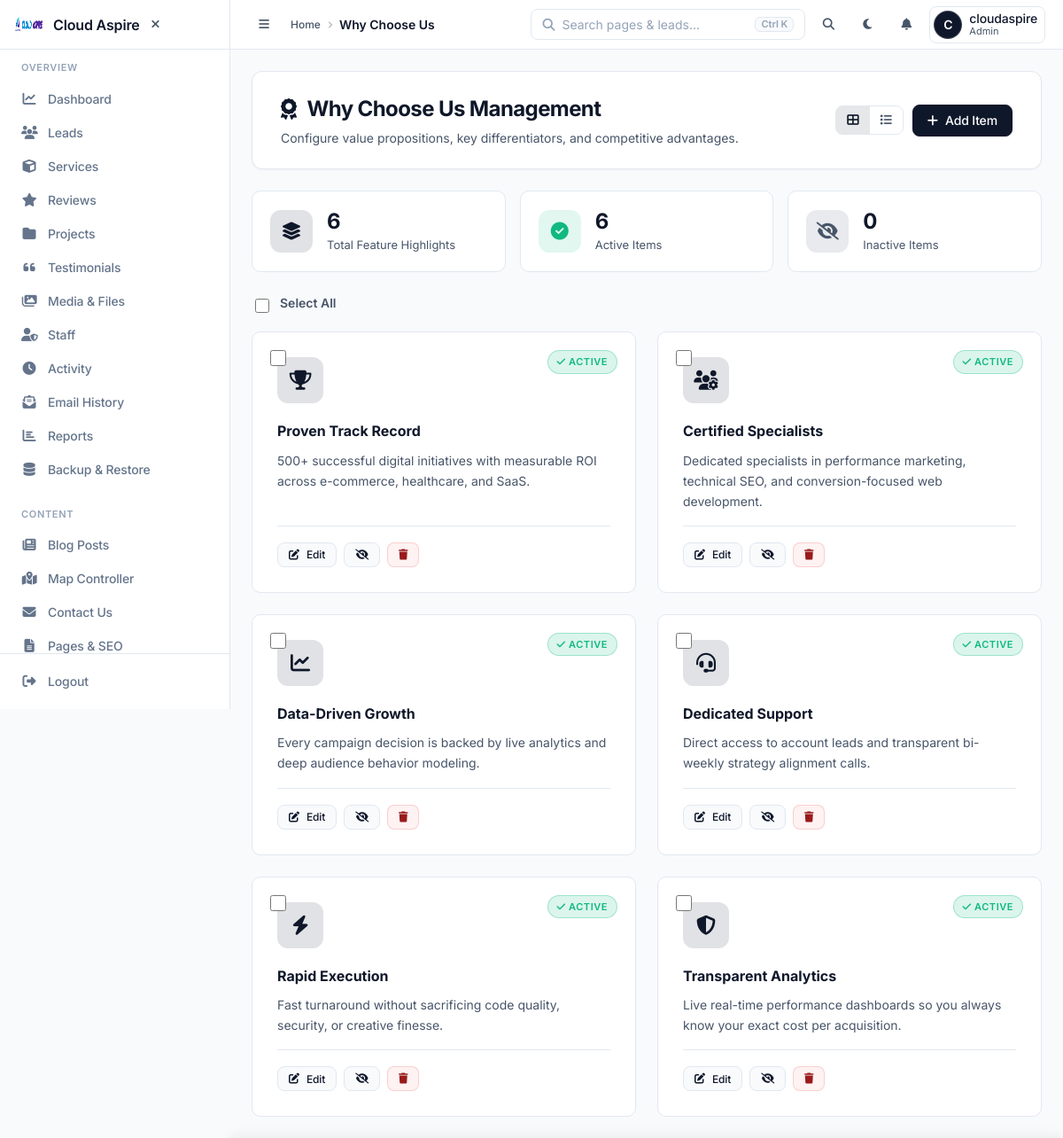
Screenshot of /admin/why-choose-us.php (signed in) with the database file from the repository.
### tables this page shows
CREATE TABLE `why_choose_us` (
  `id` int NOT NULL,
  `question` varchar(255) NOT NULL,
  `answer` text,
  `icon` varchar(50) DEFAULT NULL,
  `status` enum('active','inactive') DEFAULT 'active',
  `sort_order` int DEFAULT '0',
  `created_at` timestamp NULL DEFAULT CURRENT_TIMESTAMP,
  `updated_at` timestamp NULL DEFAULT CURRENT_TIMESTAMP ON UPDATE CURRENT_TIMESTAMP
);

### admin/why-choose-us.php (called while the page is built, shortened)
<?php
require_once __DIR__ . '/../app/security_notifier.php';
$items = $conn->query("SELECT * FROM why_choose_us ORDER BY COALESCE(sort_order, 0) ASC, created_at DESC")->fetchAll(PDO::FETCH_ASSOC);
require_once __DIR__ . '/../app/Views/admin/why-choose-us.php';

### app/Views/admin/why-choose-us.php (the view, shortened to what this page needs)
<?php
require_once __DIR__ . '/../../../admin/includes/header.php';
$items = $items ?? [];
$total_items = count($items);
$active_items = count(array_filter($items, fn($i) => ($i['status'] ?? '') === 'active'));
$inactive_items = $total_items - $active_items;
?>
<div class="saas-page-header">
    <div>
        <h1 class="page-title"><i class="fas fa-award" style="color: var(--primary);"></i> Why Choose Us Management</h1>
        <p class="page-subtitle">Configure value propositions, key differentiators, and competitive advantages.</p>
    </div>
    <div class="header-actions" style="display: flex; gap: 10px; align-items: center;">
        <div class="view-toggle">
            <button class="view-btn active" id="btnGrid" onclick="setView('grid')" title="Grid View"><i class="fas fa-th-large"></i></button>
            <button class="view-btn" id="btnList" onclick="setView('list')" title="List View"><i class="fas fa-list"></i></button>
        </div>
        <button class="btn btn-primary" onclick="openModal()"><i class="fas fa-plus"></i> Add Item</button>
    </div>
</div>
<div class="wcu-stats-grid">
    <div class="wcu-stat-card">
        <div class="wcu-stat-icon" style="background: color-mix(in srgb, var(--primary) 12%, transparent); color: var(--primary);">
            <i class="fas fa-layer-group"></i>
        </div>
        <div>
            <div class="wcu-stat-val"><?= $total_items ?></div>
            <div class="wcu-stat-label">Total Feature Highlights</div>
        </div>
    </div>
    <div class="wcu-stat-card">
        <div class="wcu-stat-icon" style="background: color-mix(in srgb, var(--success) 12%, transparent); color: var(--success);">
            <i class="fas fa-check-circle"></i>
        </div>
        <div>
            <div class="wcu-stat-val"><?= $active_items ?></div>
            <div class="wcu-stat-label">Active Items</div>
        </div>
    </div>
    <div class="wcu-stat-card">
        <div class="wcu-stat-icon" style="background: color-mix(in srgb, var(--text-muted) 12%, transparent); color: var(--text-muted);">
            <i class="fas fa-eye-slash"></i>
        </div>
        <div>
            <div class="wcu-stat-val"><?= $inactive_items ?></div>
            <div class="wcu-stat-label">Inactive Items</div>
        </div>
    </div>
</div>
<form id="bulkForm" method="POST">
    <div style="margin-bottom: 16px; display: flex; align-items: center; gap: 12px; padding: 0 4px;">
        <input type="checkbox" id="selectAll" style="width: 16px; height: 16px; cursor: pointer; accent-color: var(--primary);">
        <label for="selectAll" style="font-size: 14px; font-weight: 600; color: var(--text-muted); cursor: pointer;">Select All</label>
    </div>
    <div class="items-grid" id="itemsGrid">
        <?php foreach ($items as $index => $item): ?>
        <div class="item-card <?= $item['status'] === 'inactive' ? 'inactive' : '' ?>">
            <div class="item-checkbox">
                <input type="checkbox" name="item_ids[]" value="<?= $item['id'] ?>" class="item-cb">
            </div>
            <div class="item-status status-<?= $item['status'] ?>"><i class="fas fa-<?= $item['status'] === 'active' ? 'check' : 'times' ?>"></i> <?= ucfirst($item['status']) ?></div>
            <div class="item-icon"><i class="fas <?= htmlspecialchars($item['icon'] ?? 'fa-star') ?>"></i></div>
            <div class="item-question"><?= htmlspecialchars($item['question']) ?></div>
            <div class="item-answer"><?= htmlspecialchars($item['answer']) ?></div>
            <div class="item-actions">
                <button type="button" class="btn btn-sm btn-edit" onclick="editItem(<?= htmlspecialchars(json_encode($item)) ?>)"><i class="fas fa-edit"></i> Edit</button>
                <button type="button" class="btn btn-sm btn-toggle" title="Toggle Status" onclick="document.getElementById('toggleForm<?= $item['id'] ?>').submit();"><i class="fas fa-<?= $item['status'] === 'active' ? 'eye-slash' : 'eye' ?>"></i></button>
                <button type="button" class="btn btn-sm btn-delete" title="Delete" onclick="if(confirm('Delete this highlight permanently?')) document.getElementById('deleteForm<?= $item['id'] ?>').submit();"><i class="fas fa-trash"></i></button>
            </div>
        </div>
        <?php endforeach; ?>
    </div>
</form>
<?php require_once __DIR__ . '/../../../admin/includes/footer.php'; ?>

### app/Views/admin/why-choose-us.php (style rules this page uses)
.wcu-stats-grid { display: grid; grid-template-columns: repeat(auto-fit, minmax(220px, 1fr)); gap: 16px; margin-bottom: 24px; }
.wcu-stat-card { background: var(--bg-card); border: 1px solid var(--border-color); border-radius: var(--border-radius); padding: 20px; display: flex; align-items: center; gap: 16px; transition: all var(--transition); }
.wcu-stat-icon { width: 48px; height: 48px; border-radius: 12px; display: flex; align-items: center; justify-content: center; font-size: 20px; }
.wcu-stat-val { font-size: 24px; font-weight: 700; color: var(--text-main); line-height: 1.2; }
.wcu-stat-label { font-size: 13px; color: var(--text-muted); margin-top: 2px; }
.items-grid { display: grid; grid-template-columns: repeat(auto-fill, minmax(320px, 1fr)); gap: 24px; }
.item-card { background: var(--bg-card); border: 1px solid var(--border-color); border-radius: var(--border-radius); padding: 28px; position: relative; transition: all var(--transition); display: flex; flex-direction: column; }
.item-checkbox { position: absolute; top: 20px; left: 20px; z-index: 10; }
.item-checkbox input[type="checkbox"] { width: 18px; height: 18px; cursor: pointer; accent-color: var(--primary); }
.view-toggle { display: flex; background: var(--bg-card); border: 1px solid var(--border-color); border-radius: var(--btn-radius); overflow: hidden; }
.view-btn { background: none; border: none; padding: 8px 12px; color: var(--text-muted); cursor: pointer; transition: all 0.2s; }
.view-btn.active { background: color-mix(in srgb, var(--primary) 10%, transparent); color: var(--primary); }
.item-icon { width: 52px; height: 52px; background: color-mix(in srgb, var(--primary) 12%, transparent); border-radius: 12px; display: flex; align-items: center; justify-content: center; margin-bottom: 20px; }
.item-icon i { font-size: 22px; color: var(--primary); }
.item-question { font-size: 16px; font-weight: 700; color: var(--text-main); margin-bottom: 10px; line-height: 1.4; }
.item-answer { font-size: 14px; color: var(--text-muted); line-height: 1.65; flex-grow: 1; margin-bottom: 16px; }
.item-status { position: absolute; top: 20px; right: 20px; padding: 4px 10px; border-radius: 20px; font-size: 11px; font-weight: 600; text-transform: uppercase; letter-spacing: 0.05em; border: 1px solid var(--border-color); }
.item-status.status-active { background: color-mix(in srgb, var(--success) 15%, transparent); color: var(--success); border-color: color-mix(in srgb, var(--success) 30%, transparent); }
.item-actions { display: flex; gap: 8px; padding-top: 18px; border-top: 1px solid var(--border-color); }
.btn-toggle { background: var(--bg-main); border: 1px solid var(--border-color); color: var(--text-main); }

### rows the page displays
why_choose_us: status "ACTIVE", question "Proven Track Record", answer "500+ successful digital initiatives with measurable ROI across e-commerce, healthcare, and SaaS."
why_choose_us: status "ACTIVE", question "Certified Specialists", answer "Dedicated specialists in performance marketing, technical SEO, and conversion-focused web development."
why_choose_us: status "ACTIVE", question "Data-Driven Growth", answer "Every campaign decision is backed by live analytics and deep audience behavior modeling."
why_choose_us: status "ACTIVE", question "Dedicated Support", answer "Direct access to account leads and transparent bi-weekly strategy alignment calls."
why_choose_us: status "ACTIVE", question "Rapid Execution", answer "Fast turnaround without sacrificing code quality, security, or creative finesse."
why_choose_us: status "ACTIVE", question "Transparent Analytics", answer "Live real-time performance dashboards so you always know your exact cost per acquisition."

### other values shown
$site_name "Cloud Aspire"
$section_label "OVERVIEW"
$item['label'] "Dashboard"
$item['label'] "Leads"
$item['label'] "Services"
$item['label'] "Reviews"
$item['label'] "Projects"
$item['label'] "Testimonials"
$item['label'] "Media & Files"
$item['label'] "Staff"
$item['label'] "Activity"
$item['label'] "Email History"
$item['label'] "Reports"
$item['label'] "Backup & Restore"
$section_label "CONTENT"
